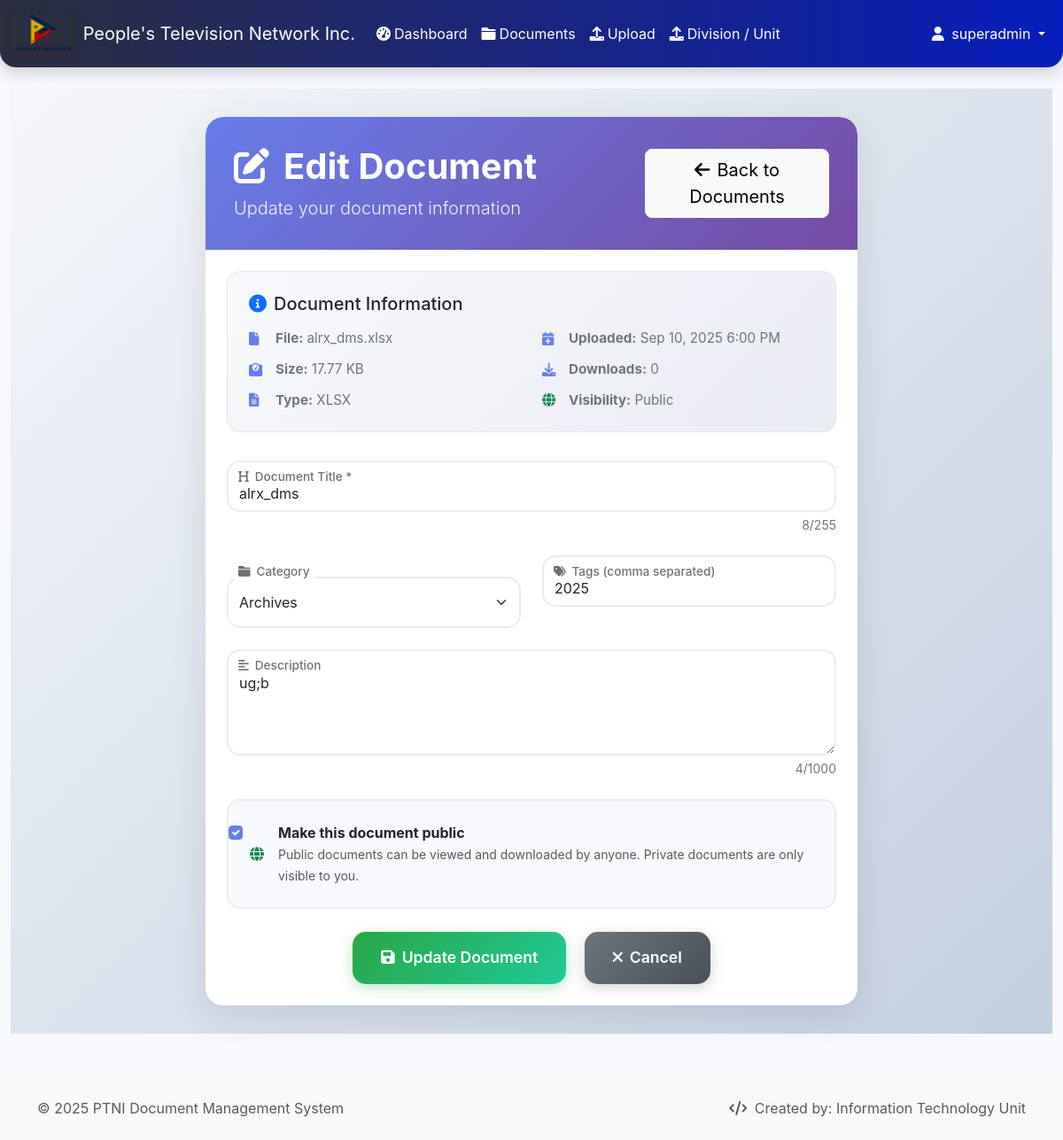
The page /edit_document.php?id=232 (signed in) on the database its author committed.
### tables this page shows
CREATE TABLE `documents` (
  `id` int(11) NOT NULL,
  `title` varchar(255) NOT NULL,
  `description` text DEFAULT NULL,
  `filename` varchar(255) NOT NULL,
  `original_name` varchar(255) NOT NULL,
  `file_size` bigint(20) NOT NULL,
  `file_type` varchar(10) NOT NULL,
  `mime_type` varchar(100) DEFAULT NULL,
  `category_id` int(11) DEFAULT NULL,
  `division_id` int(11) DEFAULT NULL,
  `user_id` int(11) NOT NULL,
  `downloads` int(11) DEFAULT 0,
  `is_public` tinyint(1) DEFAULT 0,
  `tags` text DEFAULT NULL,
  `created_at` timestamp NOT NULL DEFAULT current_timestamp(),
  `updated_at` timestamp NOT NULL DEFAULT current_timestamp() ON UPDATE current_timestamp()
);

CREATE TABLE `categories` (
  `id` int(11) NOT NULL,
  `name` varchar(100) NOT NULL,
  `description` text DEFAULT NULL,
  `color` varchar(7) DEFAULT '#007bff',
  `icon` varchar(50) DEFAULT 'fas fa-folder',
  `created_at` timestamp NOT NULL DEFAULT current_timestamp()
);

### includes/functions.php (called while the page is built, shortened)
<?php
function formatFileSize($bytes, $precision = 2) {
    $units = array('B', 'KB', 'MB', 'GB', 'TB');
    for ($i = 0; $bytes > 1024 && $i < count($units) - 1; $i++) {
        $bytes /= 1024;
    }
    return round($bytes, $precision) . ' ' . $units[$i];
}
?>

### edit_document.php (the view, shortened to what this page needs)
<?php
require_once 'includes/functions.php';
$document_id = isset($_GET['id']) ? (int)$_GET['id'] : 0;
try {
    $stmt = $db->prepare("SELECT d.*, c.name as category_name FROM documents d LEFT JOIN categories c ON d.category_id = c.id WHERE d.id = ? AND d.user_id = ?");
    $stmt->execute([$document_id, $_SESSION['user_id']]);
    $document = $stmt->fetch();
    $stmt = $db->query("SELECT * FROM categories ORDER BY name");
    $categories = $stmt->fetchAll();
} catch (PDOException $e) {
    setAlert('Error loading document: ' . $e->getMessage(), 'danger');
    header('Location: documents.php');
    exit;
}
require_once 'includes/header.php';
?>
<div class="edit-document-container">
    <div class="container">
        <div class="row justify-content-center">
            <div class="col-lg-8 col-md-10">
                <div class="card edit-card">
                    <div class="edit-header">
                        <div class="row align-items-center">
                            <div class="col-md-8">
                                <h1 class="display-6 mb-2">
                                    <i class="fas fa-edit me-3"></i>Edit Document
                                </h1>
                                <p class="lead">Update your document information</p>
                            </div>
                            <div class="col-md-4 text-end">
                                <a href="documents.php" class="btn btn-light btn-lg">
                                    <i class="fas fa-arrow-left me-2"></i>Back to Documents
                                </a>
                            </div>
                        </div>
                    </div>
                    <div class="card-body p-4">
                        <div class="document-info">
                            <h5 class="mb-3">
                                <i class="fas fa-info-circle me-2 text-primary"></i>Document Information
                            </h5>
                            <div class="row">
                                <div class="col-md-6">
                                    <div class="info-item">
                                        <i class="fas fa-file"></i>
                                        <span><strong>File:</strong> <?php echo htmlspecialchars($document['original_name']); ?></span>
                                    </div>
                                    <div class="info-item">
                                        <i class="fas fa-weight"></i>
                                        <span><strong>Size:</strong> <?php echo formatFileSize($document['file_size']); ?></span>
                                    </div>
                                    <div class="info-item">
                                        <i class="fas fa-file-alt"></i>
                                        <span><strong>Type:</strong> <?php echo strtoupper($document['file_type']); ?></span>
                                    </div>
                                </div>
                                <div class="col-md-6">
                                    <div class="info-item">
                                        <i class="fas fa-calendar-plus"></i>
                                        <span><strong>Uploaded:</strong> <?php echo date('M j, Y g:i A', strtotime($document['created_at'])); ?></span>
                                    </div>
                                    <div class="info-item">
                                        <i class="fas fa-download"></i>
                                        <span><strong>Downloads:</strong> <?php echo number_format($document['downloads'] ?? 0); ?></span>
                                    </div>
                                    <div class="info-item">
                                        <i class="fas fa-<?php echo $document['is_public'] ? 'globe text-success' : 'lock text-secondary'; ?>"></i>
                                        <span><strong>Visibility:</strong> <?php echo $document['is_public'] ? 'Public' : 'Private'; ?></span>
                                    </div>
                                </div>
                            </div>
                        </div>
                        <form method="POST" action="" id="editDocumentForm">
                            <div class="row">
                                <div class="col-12">
                                    <div class="form-floating">
                                        <input type="text" class="form-control" id="title" name="title"
                                               placeholder="Document Title" value="<?php echo htmlspecialchars($document['title']); ?>"
                                               required maxlength="255">
                                        <label for="title">
                                        </label>
                                        <div class="char-counter" id="titleCounter">0/255</div>
                                    </div>
                                </div>
                                <div class="col-md-6">
                                    <div class="form-floating">
                                        <br>
                                        <select class="form-select" id="category_id" name="category_id">
                                            <?php foreach ($categories as $category): ?>
                                                <option value="<?php echo $category['id']; ?>"
                                                        <?php echo $document['category_id'] == $category['id'] ? 'selected' : ''; ?>>
                                                    <?php echo htmlspecialchars($category['name']); ?>
                                                </option>
                                            <?php endforeach; ?>
                                        </select>
                                        <label for="category_id">
                                            <i class="fas fa-folder me-2"></i>Category
                                        </label>
                                    </div>
                                </div>
                                <div class="col-md-6">
                                    <div class="form-floating tag-input-container">
                                        <input type="text" class="form-control" id="tags" name="tags"
                                               placeholder="Tags (comma separated)" value="<?php echo htmlspecialchars($document['tags']); ?>">
                                        <label for="tags">
                                        </label>
                                    </div>
                                </div>
                                <div class="col-12">
                                    <div class="form-floating">
                                        <textarea class="form-control" id="description" name="description"
                                                  placeholder="Document Description" style="block-size: 120px;" maxlength="1000"><?php echo htmlspecialchars($document['description']); ?></textarea>
                                        <label for="description">
                                        </label>
                                        <div class="char-counter" id="descriptionCounter">0/1000</div>
                                    </div>
                                </div>
                                <div class="col-12">
                                    <div class="form-check">
                                        <input class="form-check-input" type="checkbox" id="is_public" name="is_public"
                                               <?php echo $document['is_public'] ? 'checked' : ''; ?>>
                                        <label class="form-check-label" for="is_public">
                                            <div class="d-flex align-items-center">
                                                <i class="fas fa-globe me-3 text-success"></i>
                                                <div>
                                                    <strong>Make this document public</strong>
                                                    <br>
                                                    <small class="text-muted">
                                                        Public documents can be viewed and downloaded by anyone.
                                                        Private documents are only visible to you.
                                                    </small>
                                                </div>
                                            </div>
                                        </label>
                                    </div>
                                </div>
                            </div>
                            <div class="row mt-4">
                                <div class="col-12 text-center">
                                    <button type="submit" class="btn btn-update me-3" id="updateBtn">
                                        <i class="fas fa-save me-2"></i>Update Document
                                    </button>
                                    <a href="documents.php" class="btn btn-cancel">
                                        <i class="fas fa-times me-2"></i>Cancel
                                    </a>
                                </div>
                            </div>
                        </form>
                    </div>
                </div>
            </div>
        </div>
    </div>
</div>
<?php require_once 'includes/footer.php'; ?>

### includes/header.php (style rules this page uses)
:root { --primary-color: #4e73df; --secondary-color: #858796; --success-color: #1cc88a; --info-color: #36b9cc; --warning-color: #f6c23e; --danger-color: #e74a3b; --light-color: #f8f9fc; --dark-color: #5a5c69; }
body { font-family: 'Nunito', -apple-system, BlinkMacSystemFont, 'Segoe UI', 'Roboto', 'Helvetica Neue', Arial, sans-serif; background-color: var(--light-color); }

### edit_document.php (style rules this page uses)
.edit-document-container { background: linear-gradient(135deg, #f5f7fa 0%, #c3cfe2 100%); min-block-size: 100vh; padding: 2rem 0; }
.edit-card { background: #fff; border-radius: 20px; box-shadow: 0 10px 40px rgba(0,0,0,0.1); border: none; overflow: hidden; }
.edit-header { background: linear-gradient(135deg, #667eea 0%, #764ba2 100%); color: white; padding: 2rem; border-radius: 20px 20px 0 0; }
.edit-header h1 { color: white !important; font-weight: 700; margin-block-end: 0.5rem; }
.edit-header .lead { color: rgba(255, 255, 255, 0.9); margin-block-end: 0; }
.form-floating { margin-block-end: 1.5rem; }
.form-floating > .form-control, .form-floating > .form-select { border: 2px solid #e9ecef; border-radius: 15px; padding: 1rem 0.75rem; font-size: 1rem; transition: all 0.3s ease; }
.form-floating > label { color: #6c757d; font-weight: 500; }
.form-check { background: #f8f9fc; border-radius: 15px; padding: 1.5rem; border: 2px solid #e9ecef; transition: all 0.3s ease; }
.form-check-input:checked { background-color: #667eea; border-color: #667eea; }
.btn-update { background: linear-gradient(135deg, #28a745 0%, #20c997 100%); border: none; color: white; padding: 1rem 2rem; border-radius: 15px; font-weight: 600; font-size: 1.1rem; transition: all 0.3s ease; box-shadow: 0 4px 15px rgba(40, 167, 69, 0.3); }
.btn-cancel { background: linear-gradient(135deg, #6c757d 0%, #495057 100%); border: none; color: white; padding: 1rem 2rem; border-radius: 15px; font-weight: 600; font-size: 1.1rem; transition: all 0.3s ease; box-shadow: 0 4px 15px rgba(108, 117, 125, 0.3); }
.document-info { background: linear-gradient(135deg, #f8f9fc 0%, #eaecf4 100%); border-radius: 15px; padding: 1.5rem; margin-block-end: 2rem; border: 1px solid #e3e6f0; }
.info-item { display: flex; align-items: center; margin-block-end: 0.75rem; font-size: 0.95rem; color: #6c757d; }
.info-item:last-child { margin-block-end: 0; }
.info-item i { inline-size: 20px; margin-inline-end: 10px; color: #667eea; }
.tag-input-container { position: relative; }
.edit-card { animation: fadeInUp 0.6s ease-out; }
.char-counter { font-size: 0.875rem; color: #6c757d; text-align: end; margin-block-start: 0.25rem; }

### rows shown on the page
documents: original_name "alrx_dms.xlsx", file_size "17.77 KB", file_type "XLSX", created_at "Sep 10, 2025 6:00 PM", downloads "0", title "alrx_dms", category_id "Archives", tags "2025", description "ug;b", is_public "☑"

### other values the page prints
$_SESSION['full_name'] "superadmin"
